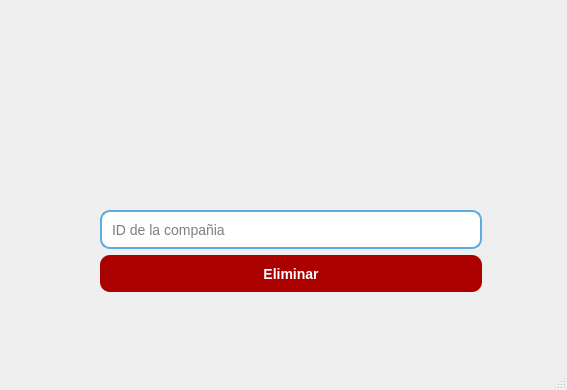
<?xml version="1.0" encoding="UTF-8"?>
<ui version="4.0">
 <class>DeleteAsWindow</class>
 <widget class="QMainWindow" name="DeleteAsWindow">
  <property name="geometry">
   <rect>
    <x>0</x>
    <y>0</y>
    <width>567</width>
    <height>390</height>
   </rect>
  </property>
  <property name="windowTitle">
   <string>Eliminar Aseguradora</string>
  </property>
  <widget class="QWidget" name="centralwidget">
   <widget class="QLineEdit" name="input_id">
    <property name="geometry">
     <rect>
      <x>100</x>
      <y>210</y>
      <width>382</width>
      <height>39</height>
     </rect>
    </property>
    <property name="styleSheet">
     <string notr="true">QLineEdit {
          border: 2px solid #5dade2;
          border-radius: 10px;
          padding: 8px;
          font-size: 14px;
          background-color: white;
      }
      QPushButton {
          
	background-color: rgb(170, 0, 0);
          color: white;
          font-size: 14px;
          font-weight: bold;
          padding: 10px 20px;
          border-radius: 10px;
      }
      QPushButton:hover {
          
	background-color: rgb(227, 28, 10);
      }</string>
    </property>
    <property name="placeholderText">
     <string>ID de la compañia</string>
    </property>
   </widget>
   <widget class="QPushButton" name="btn_eliminar">
    <property name="geometry">
     <rect>
      <x>100</x>
      <y>255</y>
      <width>382</width>
      <height>37</height>
     </rect>
    </property>
    <property name="styleSheet">
     <string notr="true">QLineEdit {
          border: 2px solid #5dade2;
          border-radius: 10px;
          padding: 8px;
          font-size: 14px;
          background-color: white;
      }
      QPushButton {
          
	background-color: rgb(170, 0, 0);
          color: white;
          font-size: 14px;
          font-weight: bold;
          padding: 10px 20px;
          border-radius: 10px;
      }
      QPushButton:hover {
          
	background-color: rgb(227, 28, 10);
      }</string>
    </property>
    <property name="text">
     <string>Eliminar</string>
    </property>
   </widget>
   <widget class="QLabel" name="label">
    <property name="geometry">
     <rect>
      <x>100</x>
      <y>42</y>
      <width>382</width>
      <height>162</height>
     </rect>
    </property>
    <property name="text">
     <string/>
    </property>
    <property name="pixmap">
     <pixmap>e.jpg</pixmap>
    </property>
    <property name="scaledContents">
     <bool>true</bool>
    </property>
   </widget>
  </widget>
  <widget class="QMenuBar" name="menubar">
   <property name="geometry">
    <rect>
     <x>0</x>
     <y>0</y>
     <width>567</width>
     <height>21</height>
    </rect>
   </property>
  </widget>
  <widget class="QStatusBar" name="statusbar"/>
 </widget>
 <resources/>
 <connections/>
</ui>
